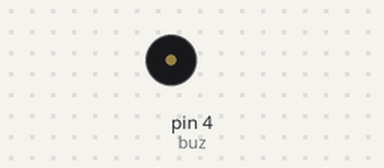
The sketch below on a simulated Arduino Uno, built with avr-gcc and run on an emulated ATmega328P. Parts: buzzer (waves = sounding).

Above: at 0.6 s.
Timing chart, 0 to 3.0 s (numbered marks = the images above):
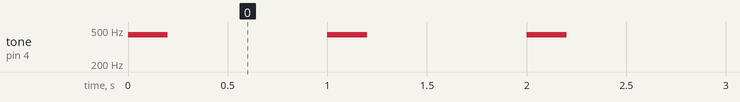

The sketch:

P3-Buzzer.ino
```cpp
int buz=4;
void setup() {
}
void loop() {
  tone(buz, 440, 200);
  delay(1000);
  noTone(buz);
}
```

Measured:
- by itself, tone on pin 4 (buz): alternates 440 Hz for 0.20 s and silent for 0.80 s
